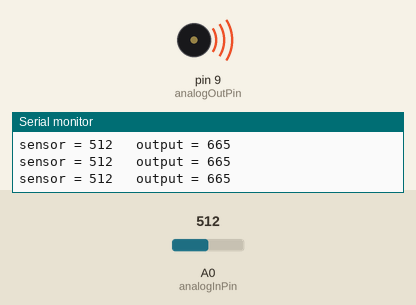
This sketch was run on a simulated Arduino Uno, built with avr-gcc and run on an emulated ATmega328P. On the bench: buzzer (waves = sounding), the last lines printed to the serial monitor. The inputs (shaded band) are chosen by the test bench; at power-on: A0 (analogInPin) = 512.

Above: at 1.2 s.
1.3 s: A0 (analogInPin) set to 692
At 1.9 s:
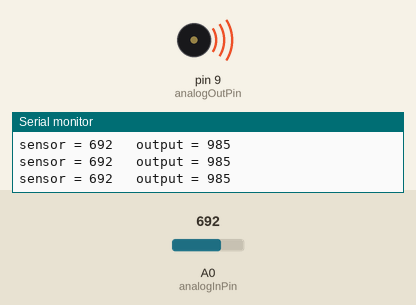
4.3 s: A0 (analogInPin) set to 715
At 5.0 s:
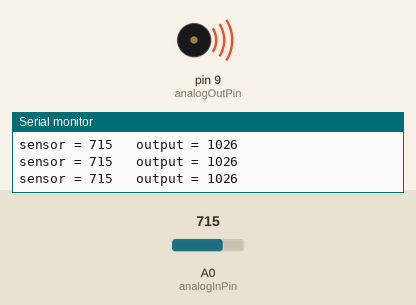
Timing chart, 0 to 7.3 s (numbered marks = the images above; inputs shaded):
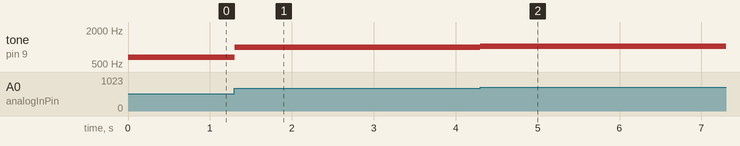

Measured:
- after the input at 1.3 s, tone on pin 9 (analogOutPin): 665 Hz → 985 Hz at once
- after the input at 4.3 s, tone on pin 9 (analogOutPin): 985 Hz → 1026 Hz at once

The sketch:

ArduinoWS02_02AnalogInOutSerial_Speaker.ino
```cpp
/*
 第2回Arduino勉強会
 出力装置を変えてみよう①（18ページ目）
*/

// 定数の宣言
const int analogInPin = A0;    // アナログ入力に使用するピン番号の定義
const int analogOutPin = 9;    // LEDに使うピンの番号の定義

// 変数の宣言
int sensorValue = 0;           // センサー入力値
int outputValue = 0;           // LED用出力値

// 初期化
void setup() {
  // シリアル通信の開始（通信速度9600bps）
  Serial.begin(9600);
}

// メイン処理の記述
void loop() {
  // アナログ入力値を読み取る（0〜1023）
  sensorValue = analogRead(analogInPin);
  // 値の調整：150〜700のsensorValueを20〜1000に割り振ってoutputValueへ
  outputValue = map(sensorValue, 150, 700, 20, 1000);

  // アナログ出力ピンから指定の周波数の波形出力する関数
  tone(analogOutPin, outputValue);

  Serial.print("sensor = " );    // 文字列「sensor=」をシリアルポートに書き出す
  Serial.print(sensorValue);     // センサー読み取り値をシリアルポートに書き出す
  Serial.print("\t output = ");  // 文字列「\t output=」をシリアルポートに書き出す
  Serial.println(outputValue);   // LED用出力値をシリアルポートに書き出す

  // 2ミリ秒待機
  delay(2);
}
```
